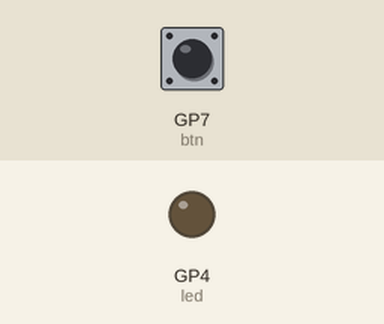
A program run on a simulated Raspberry Pi Pico running MicroPython. On the bench: output pins drawn as LEDs (lit = HIGH). The inputs (shaded band) are chosen by the test bench; at power-on: GP7 (btn) LOW.

Above: at 1.2 s.
1.3 s: GP7 (btn) pulled HIGH for 0.15 s
At 1.4 s:
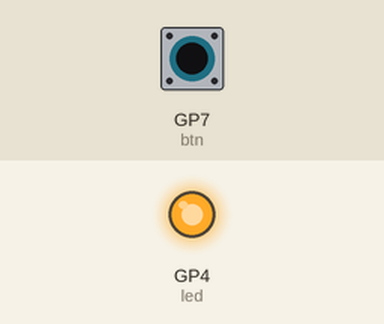
3.0 s: GP7 (btn) pulled HIGH for 3.2 s
At 7.4 s:
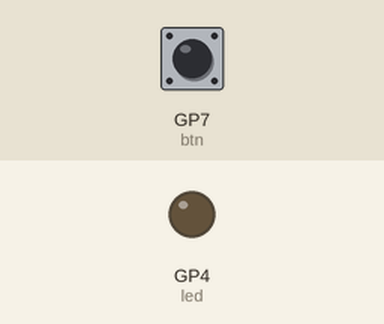
Timing chart, 0 to 8.9 s (numbered marks = the images above; inputs shaded):
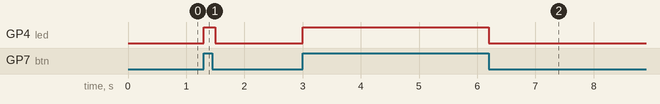

The program:

led_botao.py
```python
from mapeamento import *
from machine import Pin
import time

led = Pin(A_3, Pin.OUT)
btn = Pin(A_6, Pin.IN)

while True:
    if btn.value():
        led.value(1)
        time.sleep(0.2)
        led.value(0)
```

mapeamento.py
```python
C_0 = 8
C_1 = 9
A_0 = 1
A_1 = 2
A_2 = 3
A_3 = 4
A_4 = 5
A_5 = 6
A_6 = 7
A_7 = 10
A_8 = 14
A_9 = 15
A_A = 11
A_B = 12
A_C = 13
B_0 = 1
B_1 = 2
B_2 = 3
B_3 = 4
B_5 = 6
B_6 = 7
B_7 = 10
B_8 = 14
B_A = 11
B_B = 12
D_0 = 44
D_1 = 43
D_2 = 42
D_3 = 41
D_4 = 40
D_5 = 39
D_6 = 38
D_7 = 37
D_8 = 36
D_9 = 35
D_A = 33
D_B = 26
D_C = 21
D_D = 18
E_2 = 42
E_3 = 41
E_4 = 40
E_5 = 39
E_6 = 38
E_9 = 25
```

Measured:
- after the input at 1.3 s, GP4 (led): LOW → HIGH at once, → LOW 0.20 s later
- after the input at 3.0 s, GP4 (led): LOW → HIGH at once, → LOW 3.2 s later
